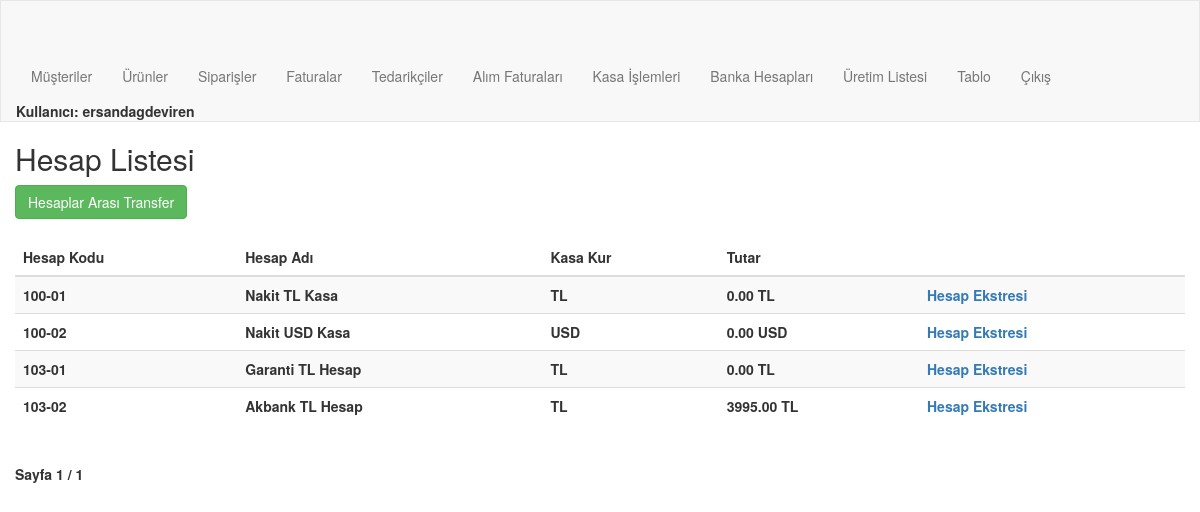
The app's page /order/accounts_list (signed in), older data.
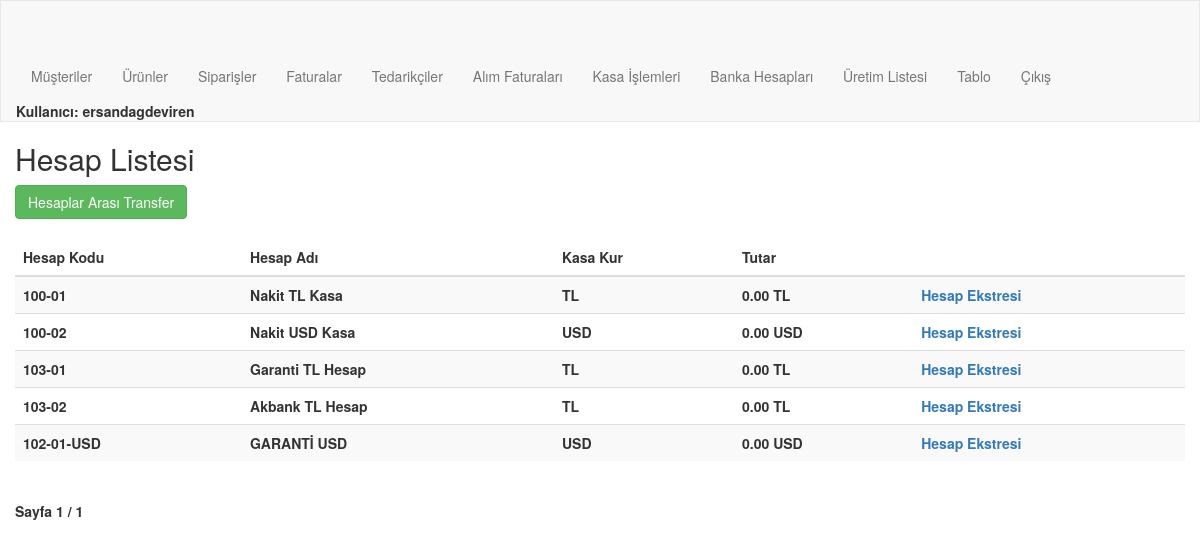
The same page, newer data.
### order/models.py (models this page shows, shortened)
class CashRegister(models.Model):
    cash_code = models.CharField(max_length=255)
    name = models.CharField(max_length=255)
    currency = models.ForeignKey(currency, on_delete=models.CASCADE, related_name="currency_name_bank")
    balance_USD = models.DecimalField(max_digits=10, decimal_places=2, default=0)
    balance_EUR = models.DecimalField(max_digits=10, decimal_places=2, default=0)
    balance_tl = models.DecimalField(max_digits=10, decimal_places=2, default=0)

class currency (models.Model):
    currency=models.CharField(max_length=3)
    def __str__(self):
        return self.currency

### order/views.py (the view)
# urls.py: path('accounts_list', views.accounts_listed, name='accounts_list'),
@login_required
@user_passes_test(is_admin)
def accounts_listed(request):
    bankaccounts = CashRegister.objects.all()
    paginator = Paginator(bankaccounts, 50)  # Show 50 accounts per page
    page_number = request.GET.get('page')
    page_obj = paginator.get_page(page_number)
    return render(request, 'order/accounts_list.html', {'page_obj': page_obj})

### order/views.py (called while the page is built)
def is_admin(user):
    return user.is_authenticated and user.is_staff

### order/Templates/order/accounts_list.html (shortened to what this page needs)
{% extends "order/navbar.html" %}
{% block content %}
<h2>Hesap Listesi</h2>
<a href="{% url 'order:transfer_money' %}" class="btn btn-success mb-2">Hesaplar Arası Transfer</a>
<br>
<br>
<table class="table table-striped">
    <thead>
        <tr>
            <th>Hesap Kodu</th>
            <th>Hesap Adı</th>
            <th>Kasa Kur</th>
            <th>Tutar</th>
            <th></th>
        </tr>
    </thead>
    <tbody>
        {% for bankaccounts in page_obj %}
        <tr>
            <td>{{ bankaccounts.cash_code }}</td>
            <td>{{ bankaccounts.name }}</td>
            <td>{{ bankaccounts.currency }}</td>
            {%if bankaccounts.currency.currency == "USD" %}
                <td>{{ bankaccounts.balance_USD }} USD</td>
            {%elif  bankaccounts.currency.currency == "EUR" %}
                <td>{{ bankaccounts.balance_EUR }} EUR</td>
            {%elif bankaccounts.currency.currency == "TL" %}
            <td>{{ bankaccounts.balance_tl }} TL</td>
            {% endif %}
            <td>
                <a href="{% url 'order:account_detail_list' id=bankaccounts.id %}">Hesap Ekstresi</a>
            </td>
        </tr>
        {% endfor %}
    </tbody>
</table>
<div class="pagination">
    <span class="step-links">
        <span class="current">
            Sayfa {{ page_obj.number }} / {{ page_obj.paginator.num_pages }}
        </span>
    </span>
</div>
{% endblock %}

Row changes from the older to the newer data that the page shows:
changed CashRegister "Akbank TL Hesap": balance_tl "3995.00" → "0.00"
added CashRegister: cash_code "102-01-USD", name "GARANTİ USD", currency "USD", balance_USD "0.00"
